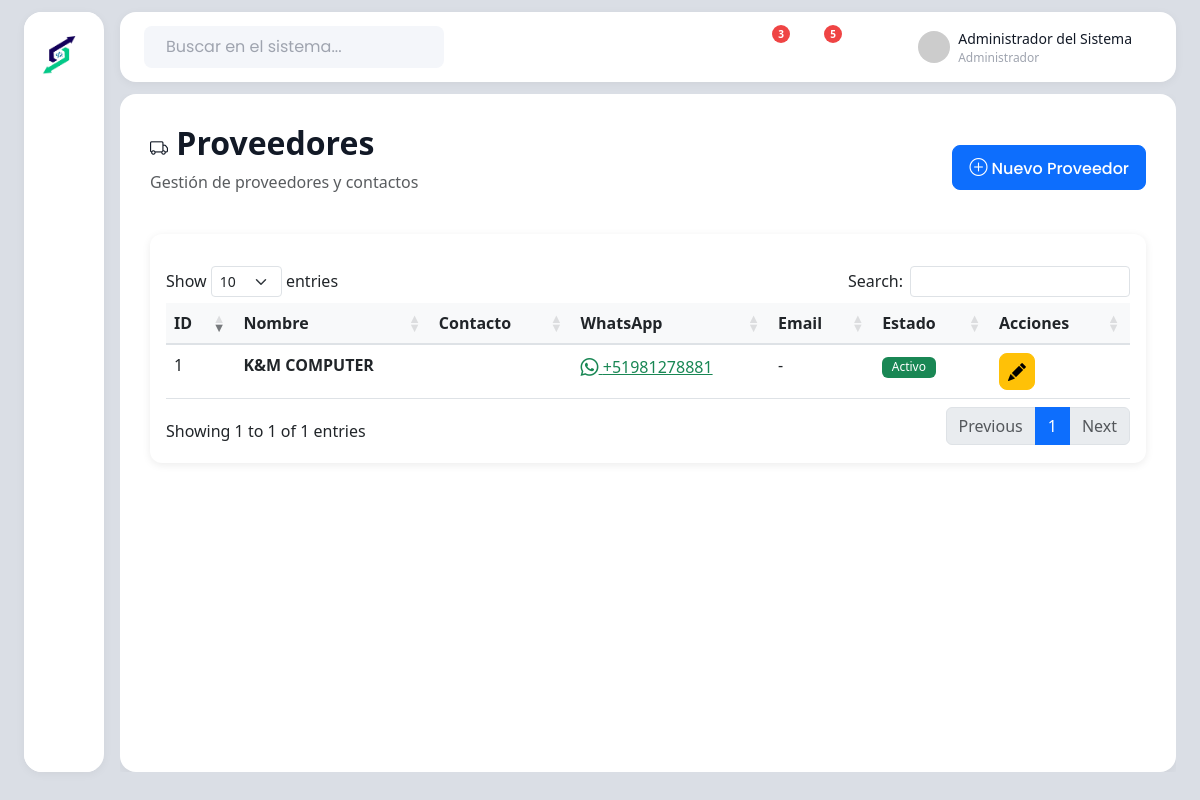
Screenshot of /views/proveedores/index.php (signed in) with the database file from the repository.
### tables this page shows
CREATE TABLE IF NOT EXISTS `proveedores` (
  `id` int NOT NULL AUTO_INCREMENT,
  `nombre` varchar(150) NOT NULL,
  `contacto` varchar(100) DEFAULT NULL,
  `whatsapp` varchar(20) DEFAULT NULL,
  `email` varchar(100) DEFAULT NULL,
  `direccion` text,
  `estado` enum('activo','inactivo') NOT NULL DEFAULT 'activo',
  `fecha_registro` timestamp NULL DEFAULT CURRENT_TIMESTAMP,
  PRIMARY KEY (`id`),
  KEY `idx_nombre` (`nombre`)
);

### includes/autoload.php (called while the page is built, shortened)
<?php
spl_autoload_register(function ($class) {
    $modelFile = ROOT_PATH . 'models/' . $class . '.php';
    if (file_exists($modelFile)) {
        return;
    }
});

### models/Proveedor.php (called while the page is built, shortened)
<?php
class Proveedor
{
    private $pdo;
    private $table = 'proveedores';
    public function __construct($pdo)
    {
        $this->pdo = $pdo;
    }
    public function obtenerTodos()
    {
        $sql = "SELECT * FROM {$this->table} ORDER BY nombre ASC";
        $stmt = $this->pdo->query($sql);
        return $stmt->fetchAll();
    }
}

### views/proveedores/index.php (the view, shortened to what this page needs)
<?php
include '../layouts/header.php';
$proveedorModel = new Proveedor($pdo);
$proveedores = $proveedorModel->obtenerTodos();
?>
<div class="row">
    <div class="col-12 mb-4">
        <div class="d-flex justify-content-between align-items-center">
            <div>
                <h2 class="fw-bold"><i class="bi bi-truck"></i> Proveedores</h2>
                <p class="text-muted">Gestión de proveedores y contactos</p>
            </div>
            <div>
                <a href="form.php" class="btn btn-primary">
                    <i class="bi bi-plus-circle"></i> Nuevo Proveedor
                </a>
            </div>
        </div>
    </div>
</div>
<div class="row">
    <div class="col-12">
        <div class="card">
            <div class="card-body">
                <div class="table-responsive">
                    <table class="table table-hover datatable">
                        <thead>
                            <tr>
                                <th>ID</th>
                                <th>Nombre</th>
                                <th>Contacto</th>
                                <th>WhatsApp</th>
                                <th>Email</th>
                                <th>Estado</th>
                                <th>Acciones</th>
                            </tr>
                        </thead>
                        <tbody>
                            <?php foreach ($proveedores as $prov): ?>
                                <tr>
                                    <td><?php echo $prov['id']; ?></td>
                                    <td><strong><?php echo $prov['nombre']; ?></strong></td>
                                    <td><?php echo $prov['contacto'] ?? '-'; ?></td>
                                    <td>
                                        <?php if ($prov['whatsapp']): ?>
                                            <a href="https://wa.me/<?php echo preg_replace('/[^0-9]/', '', $prov['whatsapp']); ?>"
                                                target="_blank" class="text-success">
                                                <i class="bi bi-whatsapp"></i> <?php echo $prov['whatsapp']; ?>
                                            </a>
                                        <?php else: ?>
                                            -
                                        <?php endif; ?>
                                    </td>
                                    <td>
                                        <?php if ($prov['email']): ?>
                                            <a href="mailto:<?php echo $prov['email']; ?>">
                                                <?php echo $prov['email']; ?>
                                            </a>
                                        <?php else: ?>
                                            -
                                        <?php endif; ?>
                                    </td>
                                    <td>
                                        <span class="badge bg-<?php echo $prov['estado'] === 'activo' ? 'success' : 'danger'; ?>">
                                            <?php echo ucfirst($prov['estado']); ?>
                                        </span>
                                    </td>
                                    <td>
                                        <a href="form.php?id=<?php echo $prov['id']; ?>"
                                            class="btn btn-sm btn-warning" title="Editar">
                                            <i class="bi bi-pencil-fill"></i>
                                        </a>
                                    </td>
                                </tr>
                            <?php endforeach; ?>
                        </tbody>
                    </table>
                </div>
            </div>
        </div>
    </div>
</div>
<?php include '../layouts/footer.php'; ?>

### assets/css/modern-ui.css (style rules this page uses)
:root { --color-bg: #f4f6fa; --color-primary: #121926; --color-muted: #9fa4af; --color-hover: #e8ecf4; --color-danger: #ef4444; --color-success: #10b981; --color-warning: #f59e0b; --color-info: #3b82f6; --font-main: "Poppins", sans-serif; }
* { box-sizing: border-box; }
body { background: #dadee5; color: #5d6674; font-family: var(--font-main); min-height: 100vh; margin: 0; padding: 0; }
.bi { font-size: 18px; }
.main-content .card { border: none; box-shadow: 0 2px 8px rgba(0, 0, 0, 0.08); border-radius: 12px; }
.main-content .btn { font-family: var(--font-main); border-radius: 8px; font-weight: 500; }
.main-content h1, .main-content h2, .main-content h3, .main-content h4, .main-content h5, .main-content h6 { color: var(--color-primary); font-weight: 600; }

### assets/css/style.css (style rules this page uses)
:root { --primary-color: #0d6efd; --secondary-color: #6c757d; --success-color: #198754; --danger-color: #dc3545; --warning-color: #ffc107; --info-color: #0dcaf0; }
body { font-family: "Segoe UI", Tahoma, Geneva, Verdana, sans-serif; min-height: 100vh; display: flex; flex-direction: column; }
.card { border: none; border-radius: 10px; transition: transform 0.2s, box-shadow 0.2s; }
.btn { border-radius: 6px; padding: 0.5rem 1rem; font-weight: 500; }
.btn-sm { padding: 0.25rem 0.5rem; }
.badge { padding: 0.4em 0.8em; font-weight: 500; }
table.dataTable thead th { background-color: #f8f9fa; font-weight: 600; border-bottom: 2px solid #dee2e6; }

### rows the page displays
proveedores: id "1", nombre "K&M COMPUTER", whatsapp "+51981278881", estado "Activo"

### other values shown
$usuario['nombre'] "Administrador del Sistema"
$usuario['rol'] "Administrador"
